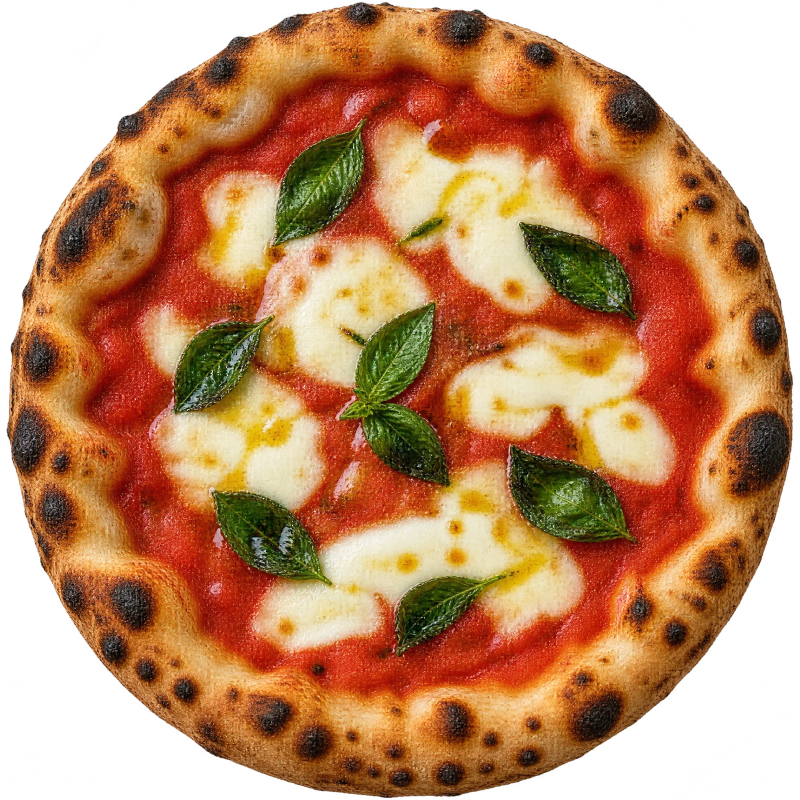
#> input picture assets/img/pizza-top-1600.webp, 1600 x 1600 px, given in place of src-pizza-top.png, which was not available (shown at 1/2 size)
$ python make_teglia.py
#> lines starting #> are read from the running program, lines starting #| are printed output that depends on the picture; after the words box and inside, x2 and y2 are one past the last pixel; in counts of white or black regions, pixels touching at a corner belong together; pictures that were not available may be replaced by others from this repository, and a replacement may not be noted
"""Build square "pizza in teglia" assets from the photoreal topping texture of the round source pizza.

If assets/_src/ig-teglia-zucca.jpg exists (Denis's own top-down photo of a real teglia, already cut in
four), the topping comes from that photo instead: each of the six slices gets a square from one real
piece, so the hero shows Denis's actual pizza. The crust band still comes from the round source rim.

Outputs (assets/img/):
  teglia-top.webp, teglia-top-900.webp   top-down rectangular margherita in teglia (transparent)
  teglia/slice-<row>-<col>.webp          the same pizza cut in 3x2 square slices (transparent)
  crumb-side.webp                        tileable airy crumb texture for the cut sides (3D)

Usage: python3 scripts/make_teglia.py
"""
from pathlib import Path

import numpy as np
from PIL import Image, ImageDraw, ImageFilter

ROOT = Path(__file__).resolve().parent.parent
SRC = ROOT / "assets/_src/src-pizza-top.png"
REAL = ROOT / "assets/_src/ig-teglia-zucca.jpg"
# The four real pieces in REAL (left, top, right, bottom), inset from the cuts and the tray rim.
REAL_PIECES = [(40, 70, 500, 700), (530, 70, 1015, 700), (40, 735, 500, 1345), (530, 735, 1015, 1345)]
OUT = ROOT / "assets/img"
rng = np.random.default_rng(7)

W, H = 1800, 1200          # canvas
MARGIN = 26                # transparent margin around the pizza
CORNER = 70                # corner radius of the teglia shape
BAND = 92                  # crust band width (compressed real rim)
BAND_REAL = 46             # thinner, golden edge of a stirata romana in teglia (with the real topping)


# [24 lines left out: functions value_noise, rounded_rect_sdf, not called in this run]


def topping_texture():
    """Largest 3:2 rectangle of pure topping inside the round pizza, upscaled to the canvas."""
    im = Image.open(SRC).convert("RGB")
    a = Image.open(SRC).split()[-1].point(lambda v: 255 if v > 8 else 0)
    x0, y0, x1, y1 = a.getbbox()
    cx, cy, R = (x0 + x1) / 2, (y0 + y1) / 2, (x1 - x0) / 2
    r = 0.79 * R
    w, h = 2 * r * 0.832, 2 * r * 0.5547          # inscribed 3:2 rectangle
    crop = im.crop((int(cx - w / 2), int(cy - h / 2), int(cx + w / 2), int(cy + h / 2)))
    crop = crop.filter(ImageFilter.MedianFilter(3)).resize((W, H), Image.LANCZOS)
    crop = crop.filter(ImageFilter.UnsharpMask(radius=1.6, percent=35, threshold=3))
    return np.asarray(crop, np.float32) / 255.0


# [22 lines left out: function real_topping_texture, not called in this run]


def bilinear(img, xs, ys):
    """Sample an HxWxC float array at fractional coords (edge-clamped)."""
    h, w = img.shape[:2]
    xs = np.clip(xs, 0, w - 1.001); ys = np.clip(ys, 0, h - 1.001)
    x0 = np.floor(xs).astype(int); y0 = np.floor(ys).astype(int)
    fx = (xs - x0)[..., None]; fy = (ys - y0)[..., None]
    a = img[y0, x0]; b = img[y0, x0 + 1]; c = img[y0 + 1, x0]; d = img[y0 + 1, x0 + 1]
    return (a * (1 - fx) + b * fx) * (1 - fy) + (c * (1 - fx) + d * fx) * fy


def build_top():
    """Rectangular teglia: real crust unwrapped from the round pizza's rim, mapped along a rounded rectangle."""
    src = np.asarray(Image.open(SRC).convert("RGBA"), np.float32) / 255.0
    # alpha-bleed: push edge colours into the transparent area so bilinear sampling has no dark fringe
    al = src[..., 3:4]
    prem = Image.fromarray((src[..., :3] * al * 255).astype(np.uint8)).filter(ImageFilter.GaussianBlur(10))
    abl = Image.fromarray((al[..., 0] * 255).astype(np.uint8)).filter(ImageFilter.GaussianBlur(10))
    bled = np.asarray(prem, np.float32) / np.maximum(np.asarray(abl, np.float32)[..., None], 1)
    src[..., :3] = np.where(al > 0.98, src[..., :3], np.clip(bled, 0, 1))
    a = Image.open(SRC).split()[-1].point(lambda v: 255 if v > 8 else 0)
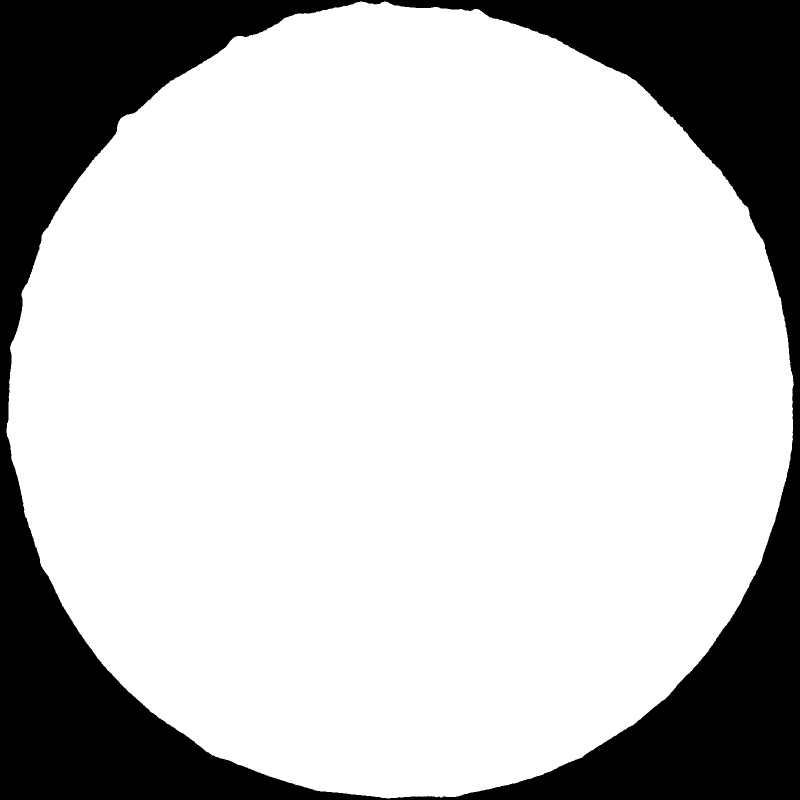
#> a: PIL image 1600x1600 L (shown at 1/2 size); 76.6% white; 1 black region, box (x1, y1, x2, y2) and area: (0, 0, 1600, 1600) 599771
    bx0, by0, bx1, by1 = a.getbbox()
#> bx0 = 13; by0 = 3; bx1 = 1588; by1 = 1597
    cx, cy, R = (bx0 + bx1) / 2, (by0 + by1) / 2, (bx1 - bx0) / 2
#> cx = 800.5; cy = 800; R = 787.5

    ys, xs = np.mgrid[0:H, 0:W].astype(np.float32)
    px, py = xs - W / 2, ys - H / 2
    hx, hy = W / 2 - MARGIN - CORNER, H / 2 - MARGIN - CORNER     # straight half-lengths
    qx, qy = np.abs(px) - hx, np.abs(py) - hy
    d_out = np.hypot(np.maximum(qx, 0), np.maximum(qy, 0)) + np.minimum(np.maximum(qx, qy), 0) - CORNER
    d_in = -d_out                                                   # px inside the outline

    # arc-length position s along the outline (clockwise from the top-left end of the top edge)
    arc = CORNER * np.pi / 2
    seg = [2 * hx, arc, 2 * hy, arc, 2 * hx, arc, 2 * hy, arc]
    off = np.cumsum([0] + seg[:-1])
    P = float(sum(seg))
    s = np.zeros_like(px)
    corner = (qx > 0) & (qy > 0)
    top = (~corner) & (py < 0) & (qy >= qx); bottom = (~corner) & (py >= 0) & (qy >= qx)
    right = (~corner) & (px >= 0) & (qx > qy); left = (~corner) & (px < 0) & (qx > qy)
    s[top] = off[0] + (px[top] + hx)
    s[right] = off[2] + (py[right] + hy)
    s[bottom] = off[4] + (hx - px[bottom])
    s[left] = off[6] + (hy - py[left])
    ang = np.arctan2(qy, qx)                                         # 0..pi/2 inside a corner quadrant
    tr = corner & (px >= 0) & (py < 0); br = corner & (px >= 0) & (py >= 0)
    bl = corner & (px < 0) & (py >= 0); tl = corner & (px < 0) & (py < 0)
    s[tr] = off[1] + (np.pi / 2 - ang[tr]) * CORNER
    s[br] = off[3] + ang[br] * CORNER
    s[bl] = off[5] + (np.pi / 2 - ang[bl]) * CORNER
    s[tl] = off[7] + ang[tl] * CORNER

    # map (s, depth) -> polar coords on the round pizza: top edge centre <-> top of the rim (theta = -90deg)
    theta = (s - hx) / P * 2 * np.pi - np.pi / 2
    r_out, r_in = 1.035 * R, 0.80 * R                               # include a bit of outside -> natural silhouette
#> r_out = 815.1; r_in = 630
    band = BAND_REAL if REAL.exists() else BAND
    depth = np.clip(d_in + 14, 0, None)                              # 14px of outside margin in the band
    r = r_out - depth / (band + 14) * (r_out - r_in)
    rim = bilinear(src, cx + r * np.cos(theta), cy + r * np.sin(theta))

    # teglia edges bake golden, not leopard-spotted: pull the darkest char toward golden brown
    lum = rim[..., :3].mean(-1, keepdims=True)
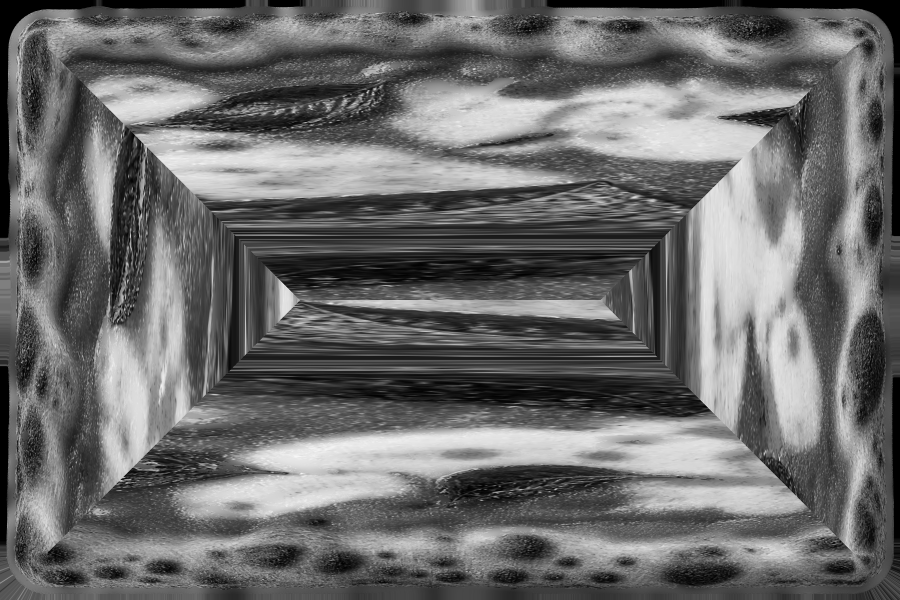
#> lum: shape (1200, 1800, 1) float64 (shown at 1/2 size); min 0, max 0.974, mean 0.423
    char = np.clip((0.40 - lum) / 0.28, 0, 1) * (0.92 if REAL.exists() else 0.6)
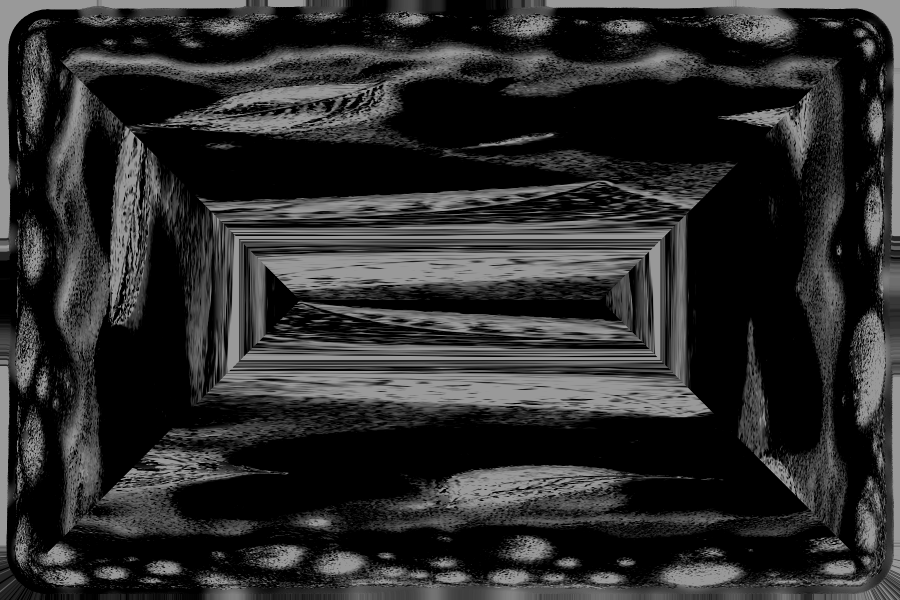
#> char: shape (1200, 1800, 1) float64 (shown at 1/2 size); min 0, max 0.6, mean 0.175
    rim[..., :3] = rim[..., :3] * (1 - char) + np.array([0.68, 0.43, 0.19]) * char
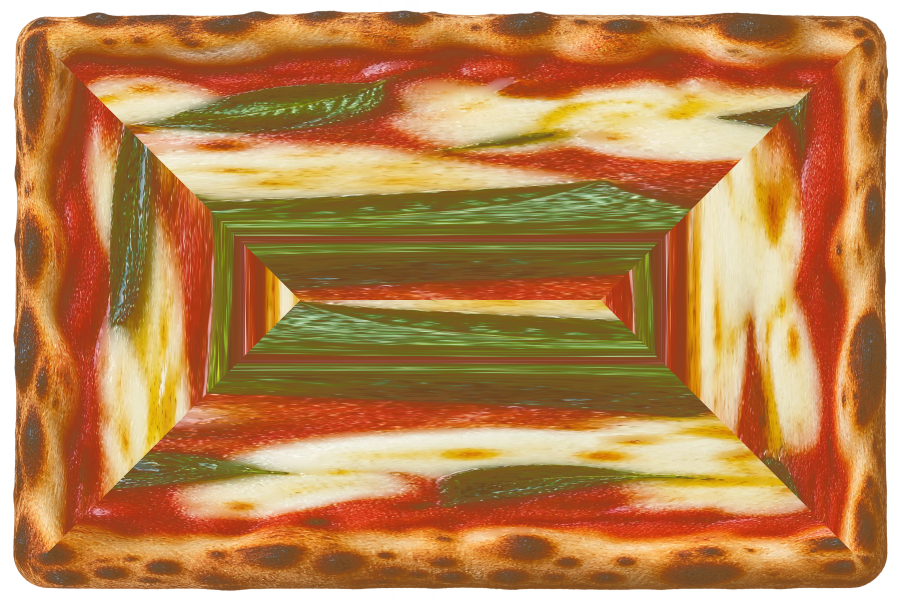
#> rim: shape (1200, 1800, 4) float64 (shown at 1/2 size); mean R, G, B, A 0.689, 0.463, 0.249, 0.91; transparent parts drawn white
    if REAL.exists():   # flatten the leopard spotting into an even golden bake
        gold = np.array([0.80, 0.56, 0.28])
        rim[..., :3] = rim[..., :3] * 0.45 + gold * 0.55

    tex = real_topping_texture() if REAL.exists() else topping_texture()
#> in topping_texture, `x0, y0, x1, y1 = a.getbbox()`: x0 = 13; y0 = 3; x1 = 1588; y1 = 1597
#> in topping_texture, `cx, cy, R = (x0 + x1) / 2, (y0 + y1) / 2, (x1 - x0) / 2`: cx = 800.5; cy = 800; R = 787.5
#> in topping_texture, `r = 0.79 * R`: r = 622.1
#> in topping_texture, `w, h = 2 * r * 0.832, 2 * r * 0.5547`: w = 1035.2; h = 690.2
    blend = np.clip((d_in - (band - 18)) / 18.0, 0, 1)[..., None]   # rim -> topping crossfade
    rgb = rim[..., :3] * (1 - blend) + tex * blend
    alpha = np.where(d_in > band - 18, 1.0, np.clip((rim[..., 3] - 0.5) * 2.2 + 0.5, 0, 1)) * np.clip(d_in + 16, 0, 1)
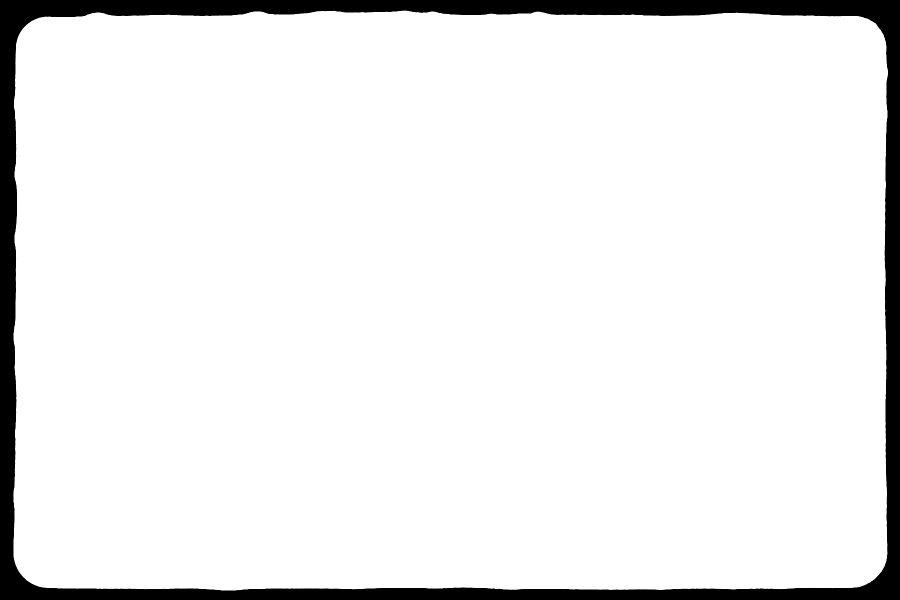
#> alpha: shape (1200, 1800) float64 (shown at 1/2 size); min 0, max 1, mean 0.924
    out = np.dstack([np.clip(rgb, 0, 1), alpha])
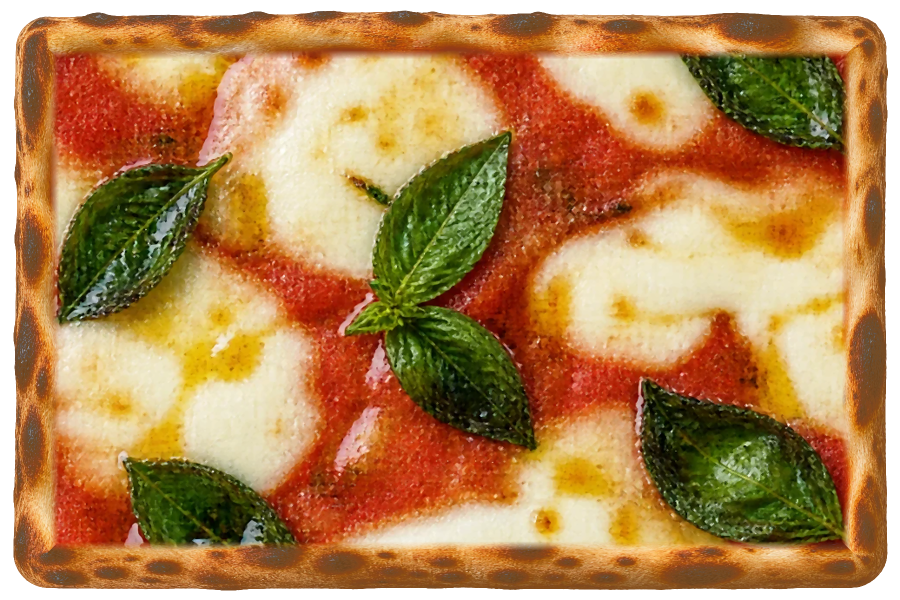
#> out: shape (1200, 1800, 4) float64 (shown at 1/2 size); mean R, G, B, A 0.665, 0.471, 0.257, 0.924; transparent parts drawn white
    return Image.fromarray((out * 255).astype(np.uint8))
#> returned value: PIL image 1800x1200 RGBA


# [9 lines left out: function build_crumb, not called in this run]


def save(im, path, maxside=None, q=84):
#> called with q = 84
    im = im.copy()
    if maxside:
        im.thumbnail((maxside, maxside), Image.LANCZOS)
    path.parent.mkdir(parents=True, exist_ok=True)
    im.save(path, "WEBP", quality=q, method=6)
    print(path.relative_to(ROOT), im.size, f"{path.stat().st_size // 1024} KB")
#| assets/img/teglia-top.webp (1800, 1200) 498 KB


if __name__ == "__main__":
    top = build_top()
    save(top, OUT / "teglia-top.webp")
    save(top, OUT / "teglia-top-900.webp", 900, 82)
#| assets/img/teglia-top-900.webp (900, 600) 177 KB
    # 3x2 square slices (cuts are straight; outer slices keep their crust edges)
    cw, ch = (W - 2 * MARGIN) / 3, (H - 2 * MARGIN) / 2
    for r in range(2):
        for c in range(3):
            box = (int(MARGIN + c * cw) - (MARGIN if c == 0 else 0), int(MARGIN + r * ch) - (MARGIN if r == 0 else 0),
                   int(MARGIN + (c + 1) * cw) + (MARGIN if c == 2 else 0), int(MARGIN + (r + 1) * ch) + (MARGIN if r == 1 else 0))
            sl = top.crop(box)
#> (the run stopped early here; a loop or call above may not have finished)
